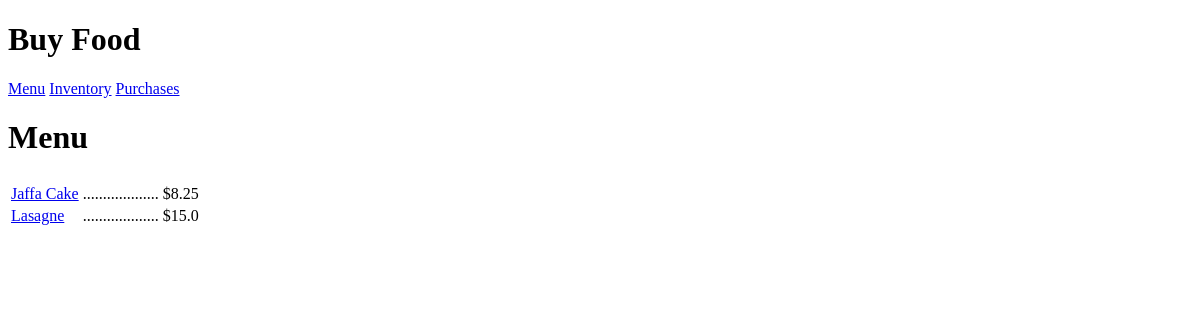
Before: /buy-food/ with the older database file.
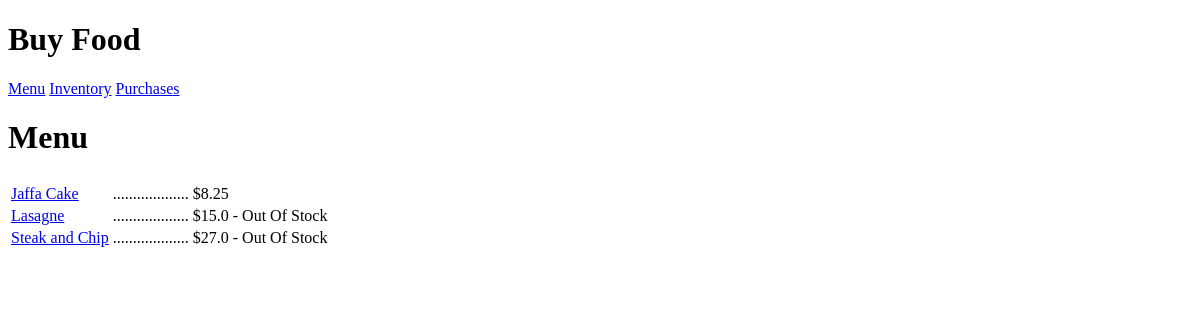
After: the same page with the newer database file.
### DelightsApp/models.py (models this page shows, shortened)
class MenuItems(models.Model):
    item = models.CharField(unique=True,max_length=200)
    price = models.FloatField(default=0)
    slug = models.SlugField()
    def get_ingredients(self):
        return RecipeRequirement.objects.filter(menu_item=self)
    def in_stock(self):
        for i in self.get_ingredients():
            check = i.quantity > Ingredients.objects.get(Ingredient=i.ingredient.Ingredient).quantity
            if check: return False
        return True
    def get_absolute_url(self):
        return reverse("recipe", kwargs={"slug": self.slug})

### DelightsApp/views.py (the view)
# urls.py: path('', views.Menu.as_view(), name="menu"),
class Menu(ListView):
    model = MenuItems
    template_name = 'DelightsApp/menu.html'
    def get_context_data(self, **kwargs):
        context = super().get_context_data(**kwargs)
        list = []
        for i in context['object_list']:
             i.stock = i.in_stock()
        return context

### DelightsApp/templates/DelightsApp/menu.html
{% extends 'base.html' %}
{% block content %}
<h1>Menu</h1>
<table class ='menu-table'>
    <thead>
        <tr>
            <th></th>
            <th></th>
            <th></th>
        </tr>
    </thead>
    <tbody>
    {% for menu_item in object_list %}
    <tr>
        <td><a href ="{{ menu_item.get_absolute_url }}" >{{ menu_item.item }}</a></td>
        <td>...................</td>
        <td>${{ menu_item.price }} {% if not menu_item.stock %} - Out Of Stock{% endif %}</td>
    </tr>
    {% endfor %}
    </tbody>
</table>
{% endblock %}

Changed rows visible on the page:
shown differently, row unchanged: MenuItems "Lasagne": now shows "- Out Of Stock"
added MenuItems: item "Steak and Chip", price "27.0", shows "- Out Of Stock"
